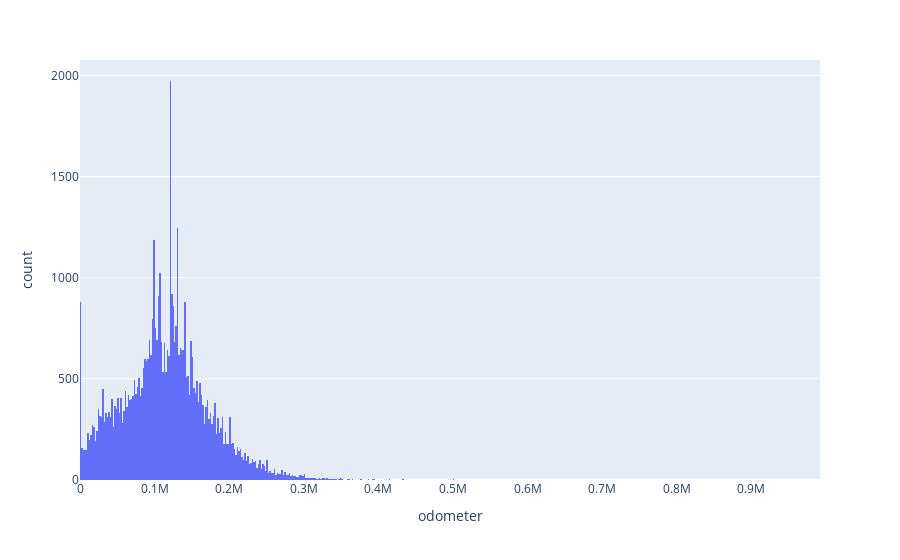

Write notebook code for a chart like this one.
### Code cell
fig = px.histogram(car_data, x="odometer") # crear un histograma
fig.show() # crear gráfico de dispersión

### Figure 1 — Plotly figure (JSON) as saved in the notebook; plotly's stock layout.template omitted (floating-point values rounded to 4 significant figures; data arrays with more than 128 entries replaced by an {"elided": "..."} marker saying what was removed)
{"data": [{"bingroup": "x", "hovertemplate": "odometer=%{x}<br>count=%{y}<extra></extra>", "legendgroup": "", "marker": {"color": "#636efa", "pattern": {"shape": ""}}, "name": "", "orientation": "v", "showlegend": false, "type": "histogram", "x": {"elided": "51525 int values"}, "xaxis": "x", "yaxis": "y"}], "layout": {"barmode": "relative", "legend": {"tracegroupgap": 0}, "margin": {"t": 60}, "xaxis": {"anchor": "y", "domain": [0, 1], "title": {"text": "odometer"}}, "yaxis": {"anchor": "x", "domain": [0, 1], "title": {"text": "count"}}}}
